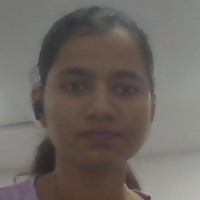
#> input picture face_data/Ankita/samples/registered_face_20260121_105855_292.jpg, 200 x 200 px, given in place of the camera
$ python main.py
#> lines starting #> are read from the running program, lines starting #| are printed output that depends on the picture
"""
Face Detection System - ONNX Export
Simple face detection with ONNX model export
Removes recognition logic and advanced features
"""

import os
import sys
import cv2
import numpy as np
import json
import time
from datetime import datetime
from pathlib import Path

print("\n" + "="*60)
print("FACE DETECTION SYSTEM - ONNX VERSION")
print("="*60)


print("\nStep 1: Checking OpenCV...")
try:
    print(f"OpenCV version: {cv2.__version__}")
except:
    print("OpenCV not installed!")
    print("Install with: pip install opencv-python")
    sys.exit(1)


face_data_dir = "face_data"
os.makedirs(face_data_dir, exist_ok=True)
print(f"Created data folder: {face_data_dir}")


print("\nStep 2: Loading face detector...")
try:
    face_cascade = cv2.CascadeClassifier(
        cv2.data.haarcascades + 'haarcascade_frontalface_default.xml'
    )
    if face_cascade.empty():
        print("Failed to load face detector!")
        sys.exit(1)
    print("✓ Face detector loaded successfully")
except Exception as e:
    print(f"Error loading face detector: {e}")
    sys.exit(1)


print("\nStep 3: Loading users...")

users_file = os.path.join(face_data_dir, "users.json")
if os.path.exists(users_file):
    with open(users_file, 'r') as f:
#> (reads face_data/users.json from the repository)
        users = json.load(f)
    print(f"✓ Loaded {len(users)} existing users")
else:
    users = {}
    print("ℹ No existing users found")


def test_camera():
    """Test available cameras"""
    print("\nTesting camera...")

    for camera_index in range(3):
        print(f"  Testing camera index {camera_index}...")
        cap = cv2.VideoCapture(camera_index)

        if cap.isOpened():
            ret, frame = cap.read()
#> frame is the input picture: shape (200, 200, 3); mean B, G, R 98.1, 103.4, 109.8
            cap.release()

            if ret and frame is not None:
                print(f"✓ Camera {camera_index} works! Resolution: {frame.shape[1]}x{frame.shape[0]}")
#| ✓ Camera 0 works! Resolution: 200x200
#> the answer given: 1
#> the answer given: face_data/Ankita/samples/registered_face_20260121_105855_292.jpg
                return camera_index

    print("✗ No working camera found!")
    return None

camera_index = test_camera()
if camera_index is None:
    print("Please check your camera connection")
    sys.exit(1)


def detect_faces(frame):
    """Detect faces in frame"""
    gray = cv2.cvtColor(frame, cv2.COLOR_BGR2GRAY)

    faces = face_cascade.detectMultiScale(
        gray,
        scaleFactor=1.1,
        minNeighbors=5,
        minSize=(100, 100)
    )
#> faces = [[37, 37, 127, 127]]

    return faces

# [143 lines left out: functions extract_face, save_face_image, export_face_data_to_onnx, not called in this run]

def capture_faces():
    """Capture faces from camera"""
    print("\n" + "="*60)
    print("CAPTURE FACES")
    print("="*60)

    name = input("Enter name for the person: ").strip()
    if not name:
        print("✗ Cancelled: No name provided")
        return False

    if name in users:
        print(f"ℹ User '{name}' already exists - will add more samples")

    print(f"\n✓ Starting capture for {name}...")
    print("  Look at the camera")
    print("  System will capture 5 images in 5 seconds")
    print("  Press 'q' to quit early")
    print("-" * 40)

    cap = cv2.VideoCapture(camera_index)
    if not cap.isOpened():
        print("✗ Could not open camera")
        return False

    cap.set(cv2.CAP_PROP_FRAME_WIDTH, 640)
    cap.set(cv2.CAP_PROP_FRAME_HEIGHT, 480)

    captured_images = []
    capture_count = 0
    max_captures = 5
    total_time_limit = 5.0
    start_time = time.time()
    last_capture_time = start_time

    print("\nStarting in 2 seconds...")
    time.sleep(2)

    while time.time() - start_time < total_time_limit and capture_count < max_captures:
        ret, frame = cap.read()
        if not ret:
            break

        faces = detect_faces(frame)
#> faces = [[37, 37, 127, 127]]
        display_frame = frame.copy()

        elapsed = time.time() - start_time
        remaining = total_time_limit - elapsed

        cv2.putText(display_frame, f"Capturing: {name}", (10, 30),
                   cv2.FONT_HERSHEY_SIMPLEX, 1, (0, 255, 0), 2)
        cv2.putText(display_frame, f"Time: {remaining:.1f}s", (10, 70),
                   cv2.FONT_HERSHEY_SIMPLEX, 0.7, (0, 255, 0), 2)
        cv2.putText(display_frame, f"Captured: {capture_count}/{max_captures}", (10, 110),
                   cv2.FONT_HERSHEY_SIMPLEX, 0.7, (0, 255, 0), 2)

        if len(faces) > 0:
            x, y, w, h = faces[0]
#> x = 37; y = 37; w = 127; h = 127
            cv2.rectangle(display_frame, (x, y), (x+w, y+h), (0, 255, 0), 3)
            cv2.putText(display_frame, "FACE DETECTED", (x, y-10),
                       cv2.FONT_HERSHEY_SIMPLEX, 0.7, (0, 255, 0), 2)
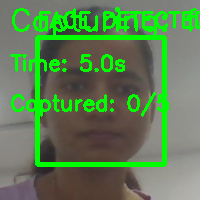
#> display_frame: shape (200, 200, 3); mean B, G, R 82.8, 127.9, 93.1

            current_time = time.time()
            if current_time - last_capture_time > 0.8:
                face_img = extract_face(frame, faces[0])
                if face_img is not None:
                    captured_images.append(face_img)
                    capture_count += 1
                    last_capture_time = current_time

                    filepath = save_face_image(name, face_img)
                    if filepath:
                        print(f"✓ Captured image {capture_count}/{max_captures}")
        else:
            cv2.putText(display_frame, "NO FACE DETECTED", (10, 150),
                       cv2.FONT_HERSHEY_SIMPLEX, 0.7, (0, 0, 255), 2)

        cv2.imshow(f'Capture: {name}', display_frame)

        if cv2.waitKey(1) & 0xFF == ord('q'):
#> (key q is pressed here)
            print("\n✗ Capture stopped by user")
            break

    cap.release()
    cv2.destroyAllWindows()

    total_elapsed = time.time() - start_time
    print(f"\n✓ Capture completed in {total_elapsed:.2f} seconds")

    if captured_images:
        print(f"✓ Successfully captured {len(captured_images)} images for {name}")
        user_folder = os.path.join(face_data_dir, name, "samples")
        if os.path.exists(user_folder):
            sample_count = len([f for f in os.listdir(user_folder) if f.endswith('.jpg')])
            print(f"  Total samples for {name}: {sample_count}")
        return True
    else:
        print("✗ No face images captured")
        return False

# [25 lines left out: function list_users, not called in this run]

def show_main_menu():
    """Show main menu"""
    print("\n" + "="*60)
    print("FACE DETECTION SYSTEM - ONNX")
    print("="*60)
    print(f"Data folder: {face_data_dir}/")
    print(f"Registered users: {len(users)}")

    if users:
        total_samples = sum(info.get("samples_count", 0) for info in users.values())
        print(f"Total samples: {total_samples}")
        print(f"Users: {', '.join(users.keys())}")

    print("\n" + "="*60)
    print("MAIN MENU:")
    print("1. Capture Faces")
    print("2. List Users")
    print("3. Export to ONNX")
    print("0. Exit")
    print("-" * 40)

#> (the run stopped early here; a loop or call above may not have finished)
